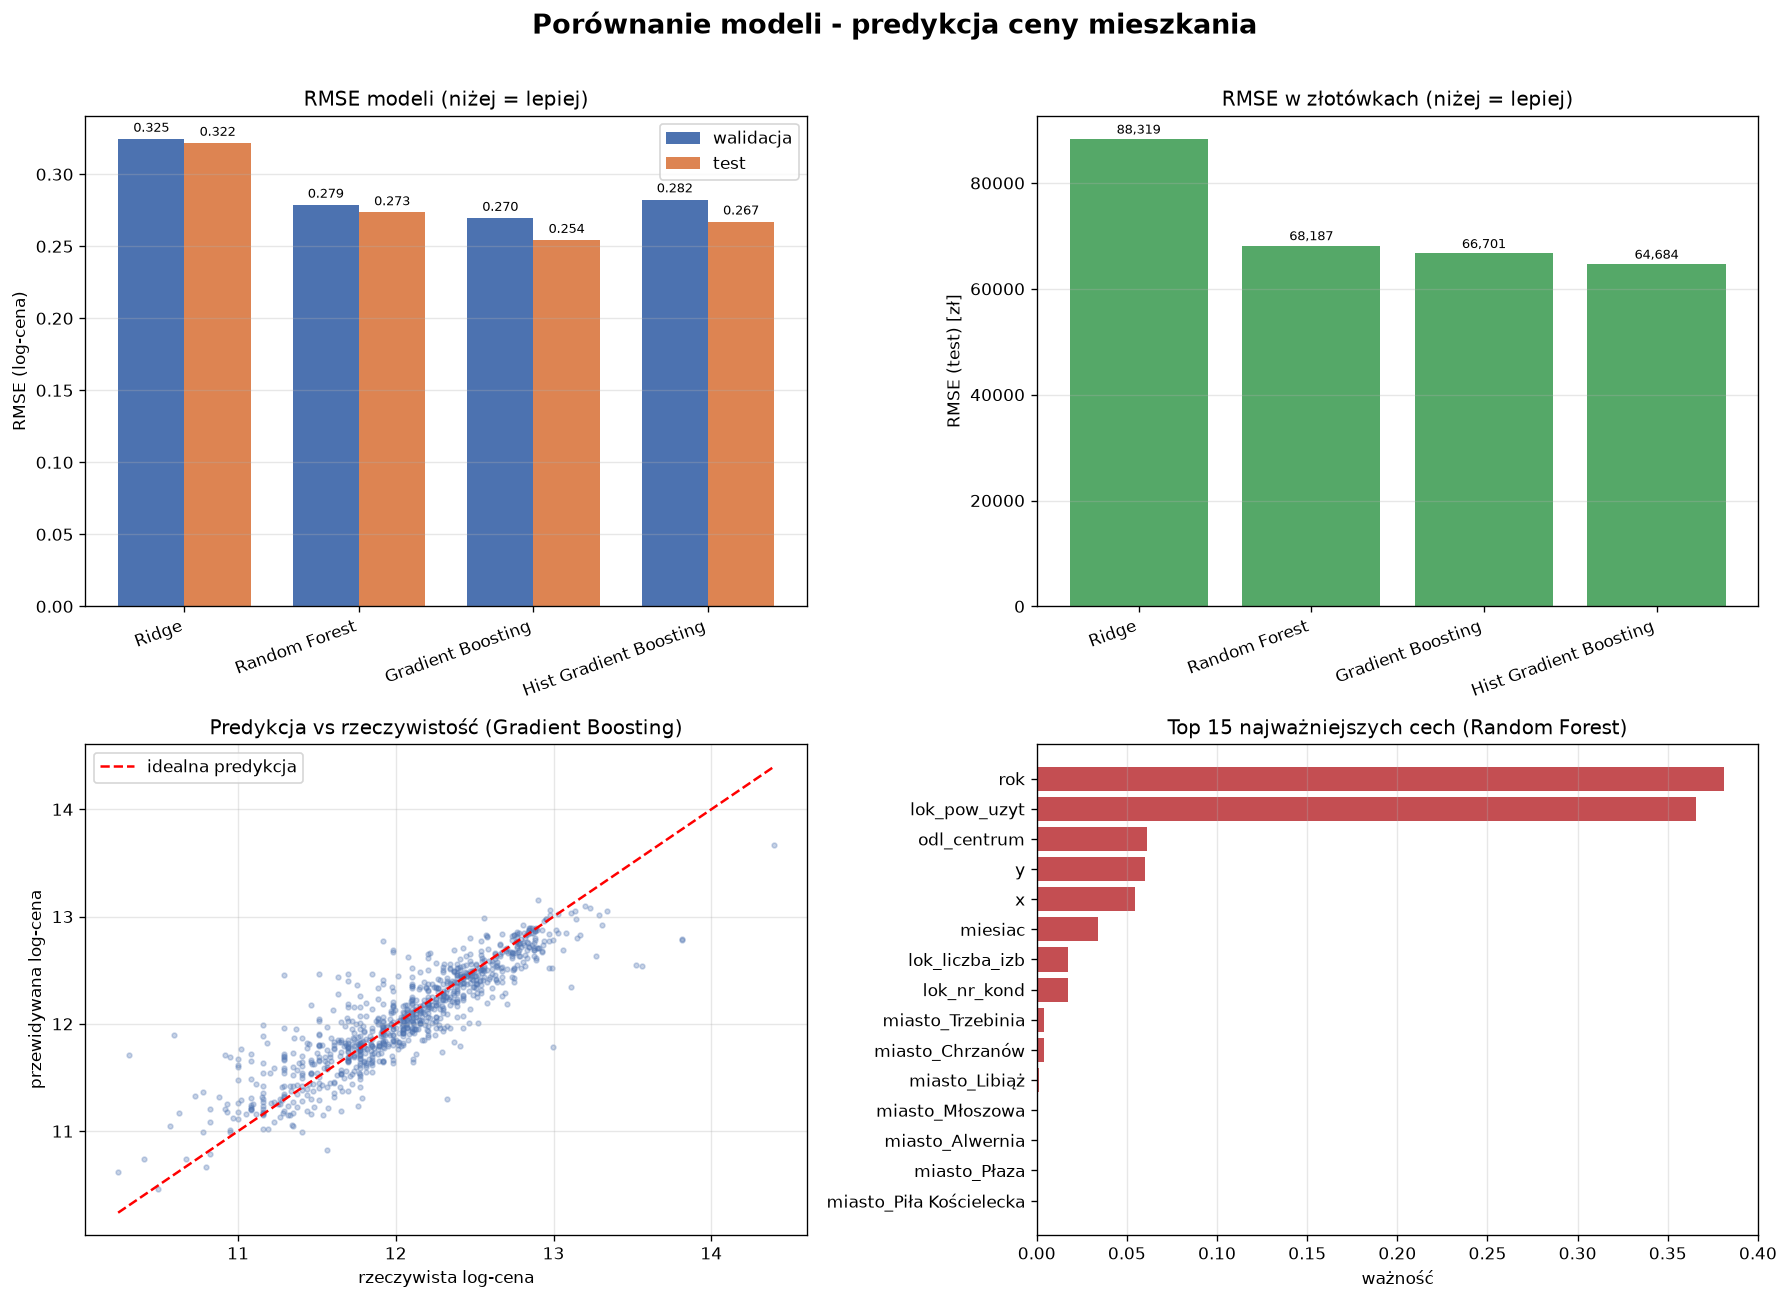

This figure's Python source:
"""
Porównanie modeli predykcji ceny mieszkania (1203_transakcje_ceny.gpkg).

Modele: Ridge, Random Forest, Gradient Boosting, Hist Gradient Boosting.
Cel: tran_cena_brutto (log1p). Metryka: RMSE.
Wykorzystuje pipeline z mieszkania_prediction.py (parser WKB + cechy przestrzenne).
"""

import numpy as np
import matplotlib
matplotlib.use("Agg")
import matplotlib.pyplot as plt

from sklearn.linear_model import Ridge
from sklearn.ensemble import (
    RandomForestRegressor,
    GradientBoostingRegressor,
    HistGradientBoostingRegressor,
)

from mieszkania_prediction import (
    load_data, clean, split_data, build_cat_map, prepare_X, rmse,
)


def main():
    df = load_data()
    df = clean(df, verbose=False)
    print(f"Mieszkania po czyszczeniu: {len(df)}\n")

    df_train, df_val, df_test = split_data(df)

    y_train = np.log1p(df_train["tran_cena_brutto"].values)
    y_val = np.log1p(df_val["tran_cena_brutto"].values)
    y_test = np.log1p(df_test["tran_cena_brutto"].values)

    categorical = build_cat_map(df_train)

    X_train = prepare_X(df_train, categorical)
    X_val = prepare_X(df_val, categorical)
    X_test = prepare_X(df_test, categorical)

    print(f"Liczba cech: {X_train.shape[1]}, "
          f"train={X_train.shape[0]}, val={X_val.shape[0]}, "
          f"test={X_test.shape[0]}\n")

    models = {
        "Ridge": Ridge(alpha=1.0),
        "Random Forest": RandomForestRegressor(
            n_estimators=200, random_state=42, n_jobs=-1),
        "Gradient Boosting": GradientBoostingRegressor(
            n_estimators=200, learning_rate=0.1, max_depth=3, random_state=42),
        "Hist Gradient Boosting": HistGradientBoostingRegressor(
            max_iter=300, learning_rate=0.1, random_state=42),
    }

    print("Porównanie modeli (cena mieszkania):")
    print("-" * 70)

    names, val_scores, test_scores, test_pln = [], [], [], []
    preds = {}

    for name, model in models.items():
        model.fit(X_train, y_train)
        p_val = model.predict(X_val)
        p_test = model.predict(X_test)

        v = rmse(y_val, p_val)
        t = rmse(y_test, p_test)
        # RMSE w złotówkach
        t_pln = np.sqrt(((np.expm1(y_test) - np.expm1(p_test)) ** 2).mean())

        names.append(name)
        val_scores.append(v)
        test_scores.append(t)
        test_pln.append(t_pln)
        preds[name] = p_test

        print(f"{name:<24} RMSE(val)={v:.4f}  RMSE(test)={t:.4f}  "
              f"({t_pln:,.0f} zł)")

    best_name = names[int(np.argmin(val_scores))]
    best_pred = preds[best_name]
    print(f"\nNajlepszy model: {best_name}")

    # ------------------------------------------------------------------
    # Wykresy
    # ------------------------------------------------------------------
    fig, axes = plt.subplots(2, 2, figsize=(15, 11))
    fig.suptitle("Porównanie modeli - predykcja ceny mieszkania",
                 fontsize=16, fontweight="bold")

    # 1. RMSE słupkowy (log)
    ax = axes[0, 0]
    x = np.arange(len(names))
    w = 0.38
    ax.bar(x - w / 2, val_scores, w, label="walidacja", color="#4C72B0")
    ax.bar(x + w / 2, test_scores, w, label="test", color="#DD8452")
    ax.set_xticks(x)
    ax.set_xticklabels(names, rotation=20, ha="right")
    ax.set_ylabel("RMSE (log-cena)")
    ax.set_title("RMSE modeli (niżej = lepiej)")
    ax.legend()
    ax.grid(axis="y", alpha=0.3)
    for i, (v, t) in enumerate(zip(val_scores, test_scores)):
        ax.text(i - w / 2, v + 0.005, f"{v:.3f}", ha="center", fontsize=8)
        ax.text(i + w / 2, t + 0.005, f"{t:.3f}", ha="center", fontsize=8)

    # 2. RMSE w złotówkach
    ax = axes[0, 1]
    bars = ax.bar(names, test_pln, color="#55A868")
    ax.set_xticks(np.arange(len(names)))
    ax.set_xticklabels(names, rotation=20, ha="right")
    ax.set_ylabel("RMSE (test) [zł]")
    ax.set_title("RMSE w złotówkach (niżej = lepiej)")
    ax.grid(axis="y", alpha=0.3)
    for bar, v in zip(bars, test_pln):
        ax.text(bar.get_x() + bar.get_width() / 2, v + 1000,
                f"{v:,.0f}", ha="center", fontsize=8)

    # 3. predykcja vs rzeczywistość (najlepszy)
    ax = axes[1, 0]
    ax.scatter(y_test, best_pred, s=8, alpha=0.3, color="#4C72B0")
    lims = [min(y_test.min(), best_pred.min()),
            max(y_test.max(), best_pred.max())]
    ax.plot(lims, lims, "r--", linewidth=1.5, label="idealna predykcja")
    ax.set_xlabel("rzeczywista log-cena")
    ax.set_ylabel("przewidywana log-cena")
    ax.set_title(f"Predykcja vs rzeczywistość ({best_name})")
    ax.legend()
    ax.grid(alpha=0.3)

    # 4. ważność cech (Random Forest)
    ax = axes[1, 1]
    rf = models["Random Forest"]
    feature_names = (
        ["lok_pow_uzyt", "lok_liczba_izb", "lok_nr_kond", "rok", "miesiac",
         "x", "y", "odl_centrum"]
        + [f"miasto_{v}" for v in categorical["miasto"]]
    )
    importances = rf.feature_importances_
    order = np.argsort(importances)[::-1][:15]
    ax.barh(
        [feature_names[i] for i in order][::-1],
        importances[order][::-1],
        color="#C44E52",
    )
    ax.set_xlabel("ważność")
    ax.set_title("Top 15 najważniejszych cech (Random Forest)")
    ax.grid(axis="x", alpha=0.3)

    plt.tight_layout(rect=[0, 0, 1, 0.97])
    out = "mieszkania_models.png"
    plt.savefig(out, dpi=120, bbox_inches="tight")
    print(f"\nZapisano wykres: {out}")


if __name__ == "__main__":
    main()
